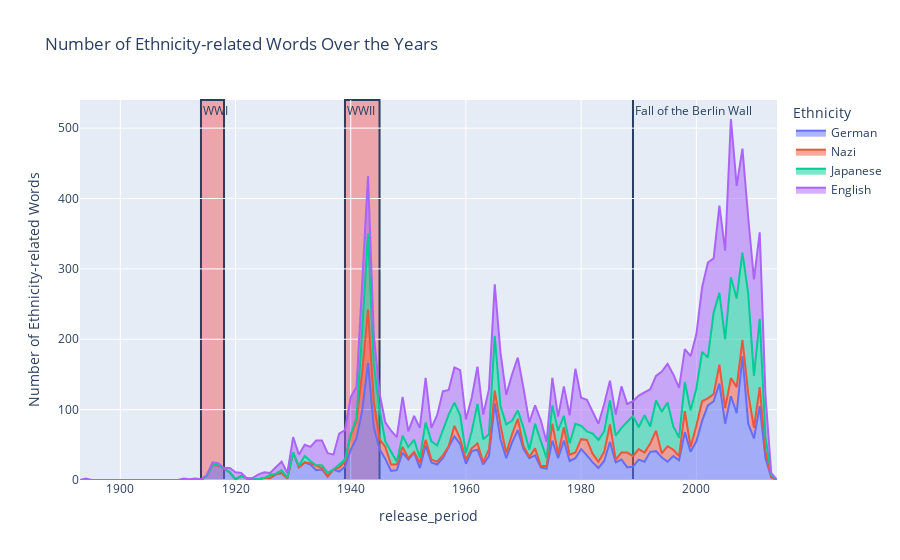

The notebook cell saved with this chart:
### Code cell
ethnicities=['German','Nazi','Japanese','English',]
plot_occurrences(df_sum, ethmerged, ethnicities, 1,[
    ('1914', '1918', 'WWI'),
    ('1939', '1945', 'WWII'),
    ('1989', '1989', 'Fall of the Berlin Wall')
])

### Figure 1 — Plotly figure (JSON) as saved in the notebook; plotly's stock layout.template omitted (floating-point values rounded to 4 significant figures)
{"data": [{"fillpattern": {"shape": ""}, "hovertemplate": "Ethnicity=German<br>release_period=%{x}<br>Number of Ethnicity-related Words=%{y}<extra></extra>", "legendgroup": "German", "line": {"color": "#636efa"}, "marker": {"symbol": "circle"}, "mode": "lines", "name": "German", "orientation": "v", "showlegend": true, "stackgroup": "1", "type": "scatter", "x": [1893, 1894, 1895, 1896, 1897, 1898, 1899, 1900, 1901, 1902, 1903, 1904, 1905, 1906, 1907, 1908, 1909, 1910, 1911, 1912, 1913, 1914, 1915, 1916, 1917, 1918, 1919, 1920, 1921, 1922, 1923, 1924, 1925, 1926, 1927, 1928, 1929, 1930, 1931, 1932, 1933, 1934, 1935, 1936, 1937, 1938, 1939, 1940, 1941, 1942, 1943, 1944, 1945, 1946, 1947, 1948, 1949, 1950, 1951, 1952, 1953, 1954, 1955, 1956, 1957, 1958, 1959, 1960, 1961, 1962, 1963, 1964, 1965, 1966, 1967, 1968, 1969, 1970, 1971, 1972, 1973, 1974, 1975, 1976, 1977, 1978, 1979, 1980, 1981, 1982, 1983, 1984, 1985, 1986, 1987, 1988, 1989, 1990, 1991, 1992, 1993, 1994, 1995, 1996, 1997, 1998, 1999, 2000, 2001, 2002, 2003, 2004, 2005, 2006, 2007, 2008, 2009, 2010, 2011, 2012, 2013, 2014], "xaxis": "x", "y": [0, 0, 0, 0, 0, 0, 0, 0, 0, 0, 0, 0, 0, 0, 0, 0, 0, 0, 0, 0, 1, 0, 6, 21, 21, 16, 11, 1, 6, 2, 1, 1, 3, 3, 8, 10, 2, 39, 18, 25, 22, 14, 15, 5, 15, 12, 19, 43, 59, 99, 166, 75, 44, 30, 13, 14, 39, 29, 39, 17, 49, 25, 22, 31, 47, 62, 51, 23, 41, 43, 22, 34, 109, 58, 31, 53, 71, 44, 31, 35, 18, 16, 56, 31, 56, 27, 31, 44, 35, 25, 17, 27, 54, 25, 29, 18, 19, 29, 26, 40, 41, 32, 26, 34, 28, 68, 40, 55, 84, 106, 112, 137, 80, 119, 95, 176, 80, 59, 105, 31, 4, 0], "yaxis": "y"}, {"fillpattern": {"shape": ""}, "hovertemplate": "Ethnicity=Nazi<br>release_period=%{x}<br>Number of Ethnicity-related Words=%{y}<extra></extra>", "legendgroup": "Nazi", "line": {"color": "#EF553B"}, "marker": {"symbol": "circle"}, "mode": "lines", "name": "Nazi", "orientation": "v", "showlegend": true, "stackgroup": "1", "type": "scatter", "x": [1893, 1894, 1895, 1896, 1897, 1898, 1899, 1900, 1901, 1902, 1903, 1904, 1905, 1906, 1907, 1908, 1909, 1910, 1911, 1912, 1913, 1914, 1915, 1916, 1917, 1918, 1919, 1920, 1921, 1922, 1923, 1924, 1925, 1926, 1927, 1928, 1929, 1930, 1931, 1932, 1933, 1934, 1935, 1936, 1937, 1938, 1939, 1940, 1941, 1942, 1943, 1944, 1945, 1946, 1947, 1948, 1949, 1950, 1951, 1952, 1953, 1954, 1955, 1956, 1957, 1958, 1959, 1960, 1961, 1962, 1963, 1964, 1965, 1966, 1967, 1968, 1969, 1970, 1971, 1972, 1973, 1974, 1975, 1976, 1977, 1978, 1979, 1980, 1981, 1982, 1983, 1984, 1985, 1986, 1987, 1988, 1989, 1990, 1991, 1992, 1993, 1994, 1995, 1996, 1997, 1998, 1999, 2000, 2001, 2002, 2003, 2004, 2005, 2006, 2007, 2008, 2009, 2010, 2011, 2012, 2013, 2014], "xaxis": "x", "y": [0, 0, 0, 0, 0, 0, 0, 0, 0, 0, 0, 0, 0, 0, 0, 0, 0, 0, 0, 0, 0, 0, 0, 0, 0, 0, 0, 0, 0, 0, 0, 0, 0, 0, 0, 0, 0, 0, 0, 0, 2, 7, 2, 0, 0, 6, 7, 21, 25, 54, 76, 36, 14, 17, 9, 8, 8, 2, 1, 8, 8, 4, 4, 4, 1, 15, 7, 6, 4, 9, 3, 10, 18, 20, 7, 12, 16, 4, 2, 10, 2, 4, 24, 6, 19, 9, 8, 14, 22, 12, 9, 13, 25, 4, 10, 21, 15, 15, 13, 12, 29, 6, 22, 9, 6, 30, 7, 22, 28, 10, 10, 27, 22, 26, 37, 23, 43, 15, 27, 10, 0, 0], "yaxis": "y"}, {"fillpattern": {"shape": ""}, "hovertemplate": "Ethnicity=Japanese<br>release_period=%{x}<br>Number of Ethnicity-related Words=%{y}<extra></extra>", "legendgroup": "Japanese", "line": {"color": "#00cc96"}, "marker": {"symbol": "circle"}, "mode": "lines", "name": "Japanese", "orientation": "v", "showlegend": true, "stackgroup": "1", "type": "scatter", "x": [1893, 1894, 1895, 1896, 1897, 1898, 1899, 1900, 1901, 1902, 1903, 1904, 1905, 1906, 1907, 1908, 1909, 1910, 1911, 1912, 1913, 1914, 1915, 1916, 1917, 1918, 1919, 1920, 1921, 1922, 1923, 1924, 1925, 1926, 1927, 1928, 1929, 1930, 1931, 1932, 1933, 1934, 1935, 1936, 1937, 1938, 1939, 1940, 1941, 1942, 1943, 1944, 1945, 1946, 1947, 1948, 1949, 1950, 1951, 1952, 1953, 1954, 1955, 1956, 1957, 1958, 1959, 1960, 1961, 1962, 1963, 1964, 1965, 1966, 1967, 1968, 1969, 1970, 1971, 1972, 1973, 1974, 1975, 1976, 1977, 1978, 1979, 1980, 1981, 1982, 1983, 1984, 1985, 1986, 1987, 1988, 1989, 1990, 1991, 1992, 1993, 1994, 1995, 1996, 1997, 1998, 1999, 2000, 2001, 2002, 2003, 2004, 2005, 2006, 2007, 2008, 2009, 2010, 2011, 2012, 2013, 2014], "xaxis": "x", "y": [0, 0, 0, 0, 0, 0, 0, 0, 0, 0, 0, 0, 0, 0, 0, 0, 0, 0, 0, 0, 0, 0, 0, 0, 1, 0, 0, 0, 0, 0, 0, 0, 0, 4, 1, 4, 1, 0, 2, 9, 3, 0, 4, 5, 0, 4, 3, 1, 4, 61, 109, 54, 42, 8, 18, 4, 16, 16, 17, 7, 25, 26, 23, 37, 45, 33, 34, 9, 24, 56, 33, 21, 78, 27, 41, 19, 12, 26, 10, 35, 37, 11, 26, 33, 16, 16, 41, 19, 12, 29, 31, 29, 34, 34, 35, 43, 57, 31, 53, 24, 43, 59, 62, 33, 26, 41, 52, 53, 70, 58, 116, 102, 98, 143, 126, 124, 142, 74, 97, 20, 4, 0], "yaxis": "y"}, {"fillpattern": {"shape": ""}, "hovertemplate": "Ethnicity=English<br>release_period=%{x}<br>Number of Ethnicity-related Words=%{y}<extra></extra>", "legendgroup": "English", "line": {"color": "#ab63fa"}, "marker": {"symbol": "circle"}, "mode": "lines", "name": "English", "orientation": "v", "showlegend": true, "stackgroup": "1", "type": "scatter", "x": [1893, 1894, 1895, 1896, 1897, 1898, 1899, 1900, 1901, 1902, 1903, 1904, 1905, 1906, 1907, 1908, 1909, 1910, 1911, 1912, 1913, 1914, 1915, 1916, 1917, 1918, 1919, 1920, 1921, 1922, 1923, 1924, 1925, 1926, 1927, 1928, 1929, 1930, 1931, 1932, 1933, 1934, 1935, 1936, 1937, 1938, 1939, 1940, 1941, 1942, 1943, 1944, 1945, 1946, 1947, 1948, 1949, 1950, 1951, 1952, 1953, 1954, 1955, 1956, 1957, 1958, 1959, 1960, 1961, 1962, 1963, 1964, 1965, 1966, 1967, 1968, 1969, 1970, 1971, 1972, 1973, 1974, 1975, 1976, 1977, 1978, 1979, 1980, 1981, 1982, 1983, 1984, 1985, 1986, 1987, 1988, 1989, 1990, 1991, 1992, 1993, 1994, 1995, 1996, 1997, 1998, 1999, 2000, 2001, 2002, 2003, 2004, 2005, 2006, 2007, 2008, 2009, 2010, 2011, 2012, 2013, 2014], "xaxis": "x", "y": [0, 2, 0, 0, 0, 0, 0, 0, 0, 0, 0, 0, 0, 0, 1, 0, 0, 0, 2, 1, 1, 1, 1, 4, 2, 1, 6, 10, 4, 0, 2, 7, 8, 3, 9, 12, 7, 22, 16, 16, 20, 35, 35, 28, 21, 44, 42, 53, 44, 66, 81, 42, 23, 27, 30, 35, 55, 22, 34, 42, 63, 19, 43, 54, 35, 50, 64, 48, 48, 53, 35, 64, 73, 76, 42, 66, 75, 56, 39, 26, 28, 23, 39, 20, 42, 40, 78, 40, 45, 31, 23, 39, 28, 30, 59, 26, 21, 45, 33, 53, 35, 57, 55, 74, 71, 47, 77, 77, 92, 135, 77, 124, 126, 225, 160, 148, 108, 137, 123, 59, 2, 0], "yaxis": "y"}], "layout": {"annotations": [{"showarrow": false, "text": "WWI", "x": "1914", "xanchor": "left", "xref": "x", "y": 1, "yanchor": "top", "yref": "y domain"}, {"showarrow": false, "text": "WWII", "x": "1939", "xanchor": "left", "xref": "x", "y": 1, "yanchor": "top", "yref": "y domain"}, {"showarrow": false, "text": "Fall of the Berlin Wall", "x": "1989", "xanchor": "left", "xref": "x", "y": 1, "yanchor": "top", "yref": "y domain"}], "legend": {"title": {"text": "Ethnicity"}, "tracegroupgap": 0}, "shapes": [{"fillcolor": "rgba(255, 0, 0, 0.3)", "layer": "below", "type": "rect", "x0": "1914", "x1": "1918", "xref": "x", "y0": 0, "y1": 1, "yref": "y domain"}, {"fillcolor": "rgba(255, 0, 0, 0.3)", "layer": "below", "type": "rect", "x0": "1939", "x1": "1945", "xref": "x", "y0": 0, "y1": 1, "yref": "y domain"}, {"fillcolor": "rgba(255, 0, 0, 0.3)", "layer": "below", "type": "rect", "x0": "1989", "x1": "1989", "xref": "x", "y0": 0, "y1": 1, "yref": "y domain"}], "title": {"text": "Number of Ethnicity-related Words Over the Years "}, "xaxis": {"anchor": "y", "domain": [0, 1], "title": {"text": "release_period"}}, "yaxis": {"anchor": "x", "domain": [0, 1], "title": {"text": "Number of Ethnicity-related Words"}}}}
